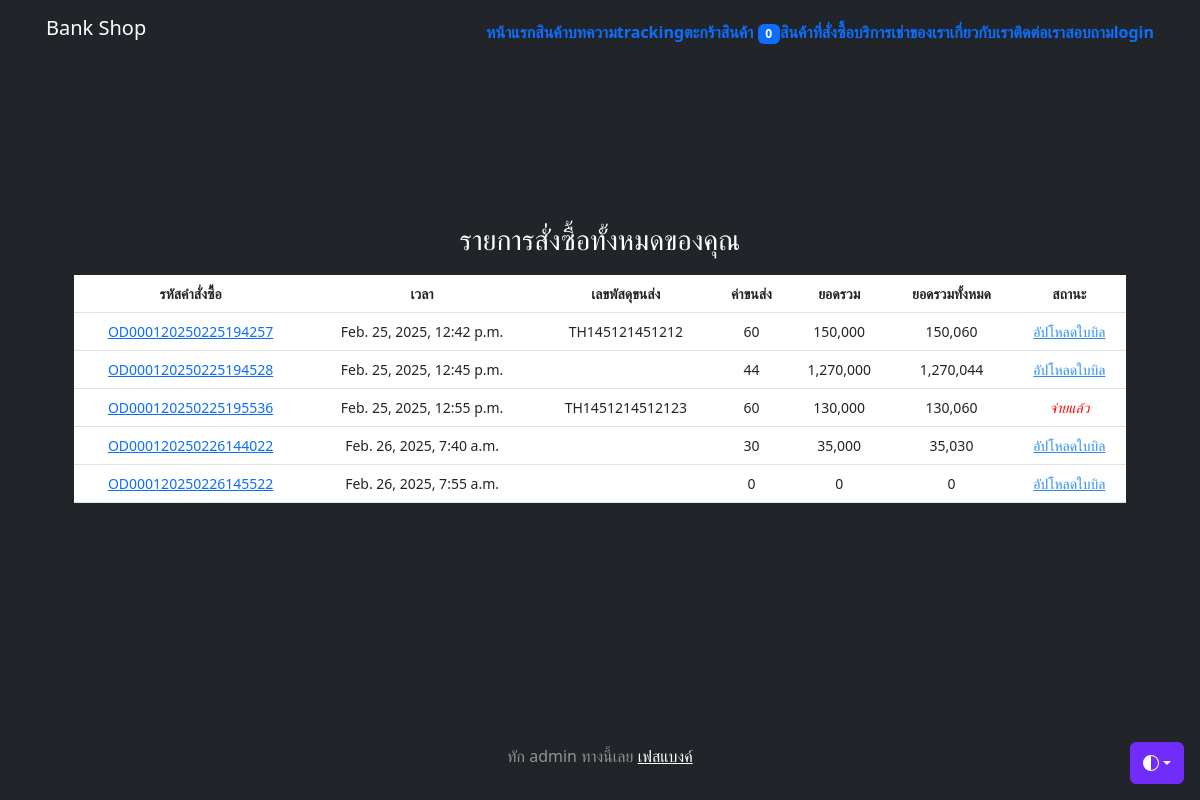
Screenshot of /orders/ (signed in) with the database file from the repository.
### myapp/models.py (models this page shows, shortened)
class Profile(models.Model):
    user = models.OneToOneField(User,on_delete=models.CASCADE)
    photo = models.ImageField(upload_to='profile_photo',null=True,blank=True)
    usertype = models.CharField(max_length=100,default='member')
    interestin = models.CharField(max_length=100,null=True,blank=True)
    facebook = models.CharField(max_length=100,default='No Facebook')
    address = models.TextField(null=True,blank=True)
    tel = models.CharField(max_length=100,null=True,blank=True)
    cart_quantity = models.IntegerField(default=0, null=True, blank=True)

class CartOrder(models.Model):
    order_id = models.CharField(max_length=100)
    user = models.ForeignKey(User, on_delete=models.CASCADE)
    first_name = models.CharField(max_length=100, null=True, blank=True)
    last_name = models.CharField(max_length=100, null=True, blank=True)
    tel = models.CharField(max_length=14)
    email = models.CharField(max_length=50, null=True, blank=True)
    address = models.TextField()
    express = models.CharField(max_length=100)
    payment = models.CharField(max_length=100)
    other = models.TextField(null=True, blank=True)
    stamp = models.DateTimeField(auto_now_add=True, null=True, blank=True)
    paid = models.BooleanField(default=False)
    confirm = models.BooleanField(default=False)
    slip = models.ImageField(upload_to="cart-slip/", null=True, blank=True)
    slip_time = models.DateField(null=True, blank=True)
    bank_account = models.CharField(
        max_length=50,
        choices= [
            ('KBank', 'KBank'),
            ('SCB', 'SCB'),
            ('TTB', 'TTB'),
            ('KTB', 'KTB'),
            ('BBL', 'BBL'),
            ('BAY', 'BAY'),
            ('อื่น', 'อื่น')
        ],
        default='KBank'
    )
    payment_id = models.CharField(max_length=100, null=True, blank=True)
    tracking_number = models.CharField(max_length=100, null=True, blank=True)

### myapp/views.py (the view)
# urls.py: path('orders/', CartOrderProduct , name='cart-order-product'),
def CartOrderProduct(request):
    username = request.user.username
    user = User.objects.get(username=username)
    context = {}
    cart_order = CartOrder.objects.filter(user=user)
    for co in cart_order:
        order_id = co.order_id
        order_product = OrderProduct.objects.filter(order_id=order_id)
        total = sum([o.total for o in order_product])
        co.total =  total
        count = sum([o.quantity for o in order_product])
        if co.express == 'flash':
            shipping_cost = sum([20 if i == 0 else 10 for i in range(count)])
        elif co.express == 'kerry':
            shipping_cost = sum([30 if i == 0 else 15 for i in range(count)])
        elif co.express == 'j&t':
            shipping_cost = sum([20 if i == 0 else 9 for i in range(count)])
        elif co.express == 'thailandpost':
            shipping_cost = sum([20 if i == 0 else 12 for i in range(count)])
        else:
            shipping_cost = sum([50 if i == 0 else 25 for i in range(count)])
        if co.payment == 'cod':
            shipping_cost += 10
        co.shipping_cost = shipping_cost
    context['cart_order'] = cart_order
    return render(request, 'myapp/cart-order-product.html', context)

### myapp/templates/myapp/cart-order-product.html (shortened to what this page needs)
{% extends 'myapp/base.html' %}
{% load static %}
{% load humanize %}
{% block content %}
<div class="container">
    <div class="text-color-black">
      <h3>รายการสั่งซื้อทั้งหมดของคุณ</h3>
    </div>
    <div style="padding: 5px"></div>
    <table class="table">
        <tr style="font-size: 14px;">
          <th>รหัสคำสั่งซื้อ</th>
          <th>เวลา</th>
          <th>เลขพัสดุขนส่ง</th>
          <th>ค่าขนส่ง</th>
          <th>ยอดรวม</th>
          <th>ยอดรวมทั้งหมด</th>
          <th>สถานะ</th>
        </tr>
        {% for co in cart_order %}
        <tr style="font-size: 14px;">
          <td><a href="{% url 'my-order' co.order_id %}" style="font-size: 14px;">{{ co.order_id }}</a></td>
          <td>{{ co.stamp }}</td>
          <td>
          {% if co.tracking_number != None %}
            {{ co.tracking_number }}
          {% endif %}
          </td>
          <td>
            {{ co.shipping_cost | intcomma}}
          </td>
          <td>
            {{ co.total | intcomma }}
          </td>
          <td>
            {{ co.total | add:co.shipping_cost | intcomma }}
          </td>
          <td>
           {% if co.paid %}
            <i class="fa fa-check-square-o" style="font-size:14px;color:#ff0000;"> จ่ายแล้ว </i>
           {% else %}
            <a href="{% url 'upload-slip-order' co.order_id %}"style="font-size:14px;color:#2a8df4;" class="button-darken-blue">
              อัปโหลดใบบิล
            </a>
           {% endif %}
          </td>
        </tr>
        {% endfor %}
    </table>
    <div style="padding: 5px"></div>
    <div style="padding: 20px"></div>
  </div>
{% endblock content %}

### myapp/templates/myapp/base.html (shortened to what this page needs)
<!doctype html>
<html lang="en" class="h-100" data-bs-theme="auto">
  <head><script src="https://getbootstrap.com/docs/5.3/assets/js/color-modes.js"></script>
    <link rel="stylesheet" href="https://cdn.jsdelivr.net/npm/@docsearch/css@3">
<link href="https://getbootstrap.com/docs/5.3/dist/css/bootstrap.min.css" rel="stylesheet">
    <link href="https://getbootstrap.com/docs/5.3/examples/cover/cover.css" rel="stylesheet">
  </head>
  <body class="d-flex h-100 text-center text-bg-dark">
    <div class="dropdown position-fixed bottom-0 end-0 mb-3 me-3 bd-mode-toggle">
      <button class="btn btn-bd-primary py-2 dropdown-toggle d-flex align-items-center"
              id="bd-theme"
              type="button"
              aria-expanded="false"
              data-bs-toggle="dropdown"
              aria-label="Toggle theme (auto)">
        <svg class="bi my-1 theme-icon-active" width="1em" height="1em"><use href="#circle-half"></use></svg>
      </button>
    </div>
<div class="container d-flex w-100 h-100 p-3 mx-auto flex-column">
  <header class="mb-auto">
    <div>
      <h5 class="float-md-start mb-0">Bank Shop</h5>
      <nav class="nav nav-masthead justify-content-center float-md-end">
        {% block menubar %}
        <a class="nav-link fw-bold py-1 px-0" aria-current="page" href="{% url 'home' %}">หน้าแรก</a>
        <a class="nav-link fw-bold py-1 px-0" href="{% url 'all-product' %}">สินค้า</a>
        <a class="nav-link fw-bold py-1 px-0" href="{% url 'post' %}">บทความ</a>
        <a class="nav-link fw-bold py-1 px-0" href="{% url 'tracking' %}">tracking</a>
        {% if user.is_authenticated and user.profile.usertype in 'member,vip' %}
        <a class="nav-link fw-bold py-1 px-0" href="{% url 'my-cart' %}">ตะกร้าสินค้า <span class="badge bg-primary"><font color="white">{{ user.profile.cart_quantity }}</font></span></a>
        <a class="nav-link fw-bold py-1 px-0" href="{% url 'cart-order-product' %}">สินค้าที่สั่งซื้อ </a>
        <a class="nav-link fw-bold py-1 px-0" href="{% url 'all-machines-page' %}">บริการเช่าของเรา </a>
        {% endif %}
        <a class="nav-link fw-bold py-1 px-0" href="{% url 'about-us' %}">เกี่ยวกับเรา</a>
        <a class="nav-link fw-bold py-1 px-0" href="{% url 'contact' %}">ติดต่อเรา</a>
        <a class="nav-link fw-bold py-1 px-0" href="{% url 'ask' %}">สอบถาม</a>
        <a class="nav-link fw-bold py-1 px-0" href="{% url 'login' %}">login</a>
        {% endblock menubar %}
      </nav>
    </div>
  </header>
  <main class="px-3">
    {% block content %}{% endblock content %}
  </main>
  <footer class="mt-auto text-white-50">
    <p>ทัก admin ทางนี้เลย <a href="https://facebook.com/bank.jittawat" class="text-white">เฟสแบงค์</a></p>
  </footer>
</div>
    </body>
</html>

### myapp/templates/myapp/base.html (style rules this page uses)
.bi { vertical-align: -.125em; fill: currentColor; }
.btn-bd-primary { --bd-violet-bg: #712cf9; --bd-violet-rgb: 112.520718, 44.062154, 249.437846; --bs-btn-font-weight: 600; --bs-btn-color: var(--bs-white); --bs-btn-bg: var(--bd-violet-bg); --bs-btn-border-color: var(--bd-violet-bg); --bs-btn-hover-color: var(--bs-white); --bs-btn-hover-bg: #6528e0; --bs-btn-hover-border-color: #6528e0; --bs-btn-focus-shadow-rgb: var(--bd-violet-rgb); --bs-btn-active-color: var(--bs-btn-hover-color); --bs-btn-active-bg: #5a23c8; --bs-btn-active-border-color: #5a23c8; }
.bd-mode-toggle { z-index: 1500; }

### rows the page displays
CartOrder: order_id "OD000120250225194257", stamp "Feb. 25, 2025, 12:42 p.m.", tracking_number "TH145121451212", shipping_cost "60", total "150,000", total|add "150,060", paid "อัปโหลดใบบิล"
CartOrder: order_id "OD000120250225194528", stamp "Feb. 25, 2025, 12:45 p.m.", shipping_cost "44", total "1,270,000", total|add "1,270,044", paid "อัปโหลดใบบิล"
CartOrder: order_id "OD000120250225195536", stamp "Feb. 25, 2025, 12:55 p.m.", tracking_number "TH1451214512123", shipping_cost "60", total "130,000", total|add "130,060", paid "จ่ายแล้ว"
CartOrder: order_id "OD000120250226144022", stamp "Feb. 26, 2025, 7:40 a.m.", shipping_cost "30", total "35,000", total|add "35,030", paid "อัปโหลดใบบิล"
CartOrder: order_id "OD000120250226145522", stamp "Feb. 26, 2025, 7:55 a.m.", shipping_cost "0", total "0", total|add "0", paid "อัปโหลดใบบิล"

### other values shown
{{ user.profile.cart_quantity }} "0"
